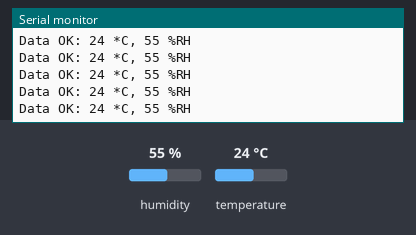
Bench run of a sketch on a simulated ESP8266 (NodeMCU). On the bench: the last lines printed to the serial monitor. The inputs (shaded band) are chosen by the test bench; at power-on: humidity 55 %, temperature 24 °C. WiFi joins after 1.5 s; servers stay silent unless stated; random numbers use the default seed unless the sketch sets one; no MQTT or app messages arrive unless stated.

Above: at 2.7 s.
2.8 s: humidity set to 22 %
At 3.8 s:
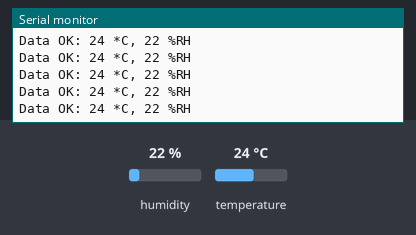
4.3 s: temperature set to 12 °C
At 5.0 s:
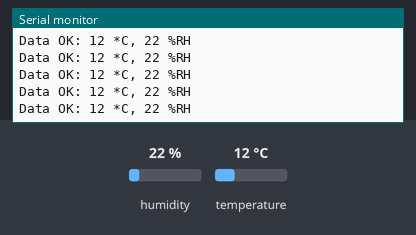
5.8 s: humidity set to 40 %
At 6.7 s:
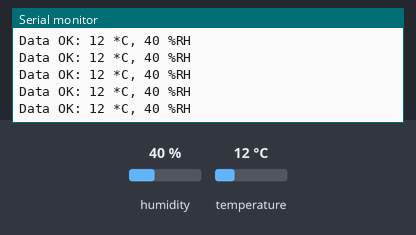
Timing chart, 0 to 8.8 s (numbered marks = the images above; inputs shaded):
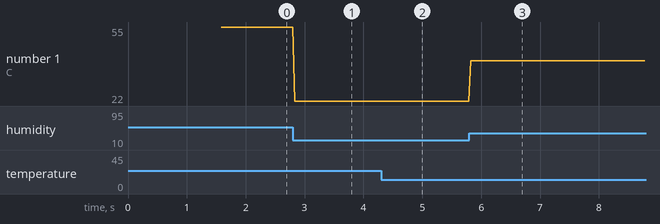

The sketch:

Lab_12_Update_Sensor_Data_to_Node-RED.ino
```cpp
#include <ESP8266WiFi.h>
#include <MQTT.h>
#include <SimpleDHT.h>

int pinDHT11 = D4;
SimpleDHT11 dht11(pinDHT11);

const char ssid[] = "YOUR_SSID";
const char password[] = "YOUR_PASSWORD";
const char mqttPublishTemperature[] = "YOUR_PHONE_NUMBER/suhu";
const char mqttPublishHumidity[] = "YOUR_PHONE_NUMBER/kelembapan";

const char mqttSubscribeTopic[] = "YOUR_PHONE_NUMBER/control";

WiFiClient net;
MQTTClient mqtt;

unsigned long lastMillis = 0;

void connectToWiFi() {
  Serial.print("Connecting to Wi-Fi '" + String(ssid) + "' ...");

  WiFi.begin(ssid, password);

  while (WiFi.status() != WL_CONNECTED) {
    Serial.print(".");
    delay(500);
  }

  Serial.println(" connected!");
}

void messageReceived(String &topic, String &payload) {

}

void connectToMQTT(){
  Serial.print("Connecting to MQTT ...");

  mqtt.begin("broker.hivemq.com", net);
  mqtt.onMessage(messageReceived);

  String uniqueString = String(ssid) + String(random(1, 100)) + String(random(100, 1000));
  char uniqueClientID[uniqueString.length() + 1];

  uniqueString.toCharArray(uniqueClientID, uniqueString.length() + 1);

  while (!mqtt.connect(uniqueClientID)) {
    Serial.print(".");
    delay(500);
  }

  Serial.println(" connected!");

  mqtt.subscribe(String(mqttSubscribeTopic));
}

void setup() {
  Serial.begin(115200);
  Serial.println();

  // STEP 1 - Connecting to Wi-Fi router
  connectToWiFi();

  // STEP 2 - Connecting to MQTT broker
  connectToMQTT();
}

void loop() {
  mqtt.loop();
  delay(10);  // <- fixes some issues with WiFi stability

  if (WiFi.status() != WL_CONNECTED) {
    connectToWiFi();
  }

  if (!mqtt.connected()) {
    connectToMQTT();
  }

  // STEP 2 - Data Acquisition
  byte temperature = 0;
  byte humidity = 0;
  int err = SimpleDHTErrSuccess;

  if ((err = dht11.read(&temperature, &humidity, NULL)) != SimpleDHTErrSuccess) {
    return;
  }

  Serial.print("Data OK: ");
  Serial.print((int)temperature); Serial.print(" *C, ");
  Serial.print((int)humidity); Serial.println(" %RH");

  // STEP 3 - Publish a message with given interval.
  if (millis() - lastMillis > 10000) {
    lastMillis = millis();

    mqtt.publish(String(mqttPublishTemperature), String(temperature));
    mqtt.publish(String(mqttPublishHumidity), String(humidity));
  }
}
```

Measured:
- after the input at 2.8 s, the serial monitor: prints a new line at once (image 1)
- after the input at 4.3 s, the serial monitor: prints a new line at once (image 2)
- after the input at 5.8 s, the serial monitor: prints a new line at once (image 3)
- plotted number 1: 55 → 22 after the input at 2.8 s, 22 → 40 after the input at 5.8 s
